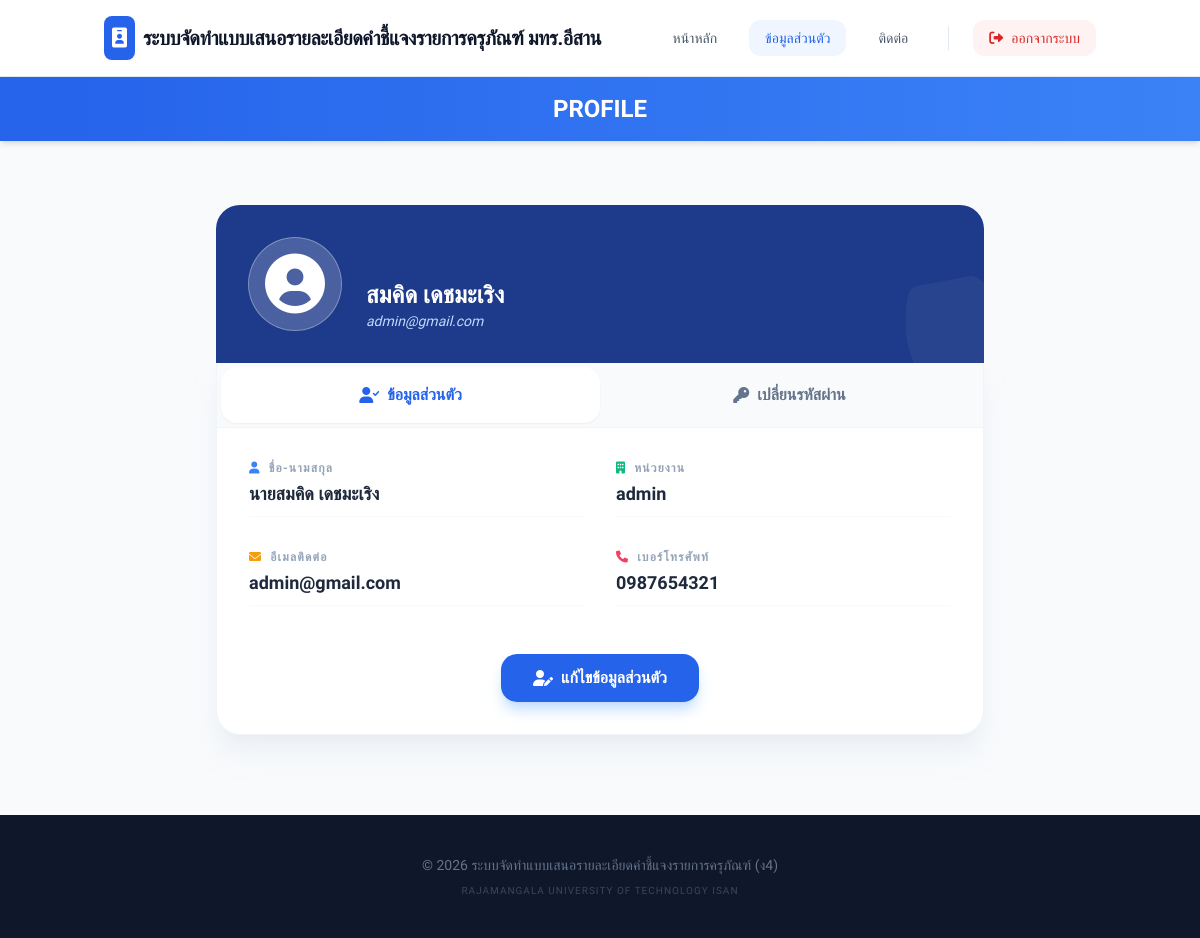
The app's page /profile.php (signed in) with its own data.
### tables this page shows
CREATE TABLE `users` (
  `user_id` int NOT NULL,
  `prename` varchar(50) NOT NULL,
  `firstname` varchar(100) NOT NULL,
  `lastname` varchar(100) NOT NULL,
  `agency` varchar(255) NOT NULL,
  `email` varchar(255) NOT NULL,
  `phone` varchar(20) NOT NULL,
  `password` varchar(255) NOT NULL,
  `role` varchar(255) NOT NULL,
  `approve` varchar(255) NOT NULL,
  `created_at` timestamp NULL DEFAULT CURRENT_TIMESTAMP,
  `is_active` tinyint(1) NOT NULL DEFAULT '1'
);

### src/profile.php (the view, shortened to what this page needs)
<?php
require_once 'config.php';
$user_id = $_SESSION['user_id'];
$sql = "SELECT prename, firstname, lastname, agency, phone, email FROM users WHERE user_id = ?";
$stmt = $conn->prepare($sql);
$stmt->bind_param("i", $user_id);
$stmt->execute();
$result = $stmt->get_result();
$user = $result->fetch_assoc();
?>
<!DOCTYPE html>
<html lang="th">
<head>
    <script src="https://cdn.tailwindcss.com"></script>
    <link rel="stylesheet" href="https://cdnjs.cloudflare.com/ajax/libs/font-awesome/6.0.0/css/all.min.css">
</head>
<body class="bg-slate-50 text-slate-800 antialiased">
    <header class="bg-white border-b border-slate-200 sticky top-0 z-50">
        <div class="container mx-auto px-4 py-4 flex flex-col md:flex-row justify-between items-center gap-4">
            <div class="flex items-center gap-2">
                <div class="bg-blue-600 p-2 rounded-lg text-white">
                    <i class="fas fa-id-badge text-xl"></i>
                </div>
                <h1 class="text-xl font-bold tracking-tight text-slate-900 uppercase">ระบบจัดทำแบบเสนอรายละเอียดคำชี้แจงรายการครุภัณฑ์ มทร.อีสาน</h1>
            </div>
            <nav class="flex items-center gap-1 md:gap-4 text-sm font-medium">
                <a href="user_dashboard.php" class="px-4 py-2 text-slate-600 hover:bg-slate-100 rounded-xl transition">หน้าหลัก</a>
                <a href="profile.php" class="px-4 py-2 text-blue-600 bg-blue-50 rounded-xl transition">ข้อมูลส่วนตัว</a>
                <a href="contact.php" class="px-4 py-2 text-slate-600 hover:bg-slate-100 rounded-xl transition">ติดต่อ</a>
                <a href="logout.php" class="px-4 py-2 bg-red-50 text-red-600 hover:bg-red-100 rounded-xl transition flex items-center gap-2">
                    <i class="fas fa-sign-out-alt"></i> ออกจากระบบ
                </a>
            </nav>
        </div>
    </header>
            <div class="bg-gradient-to-r from-blue-600 to-blue-500 text-white py-4 mb-6 shadow-md">
            <div class="container mx-auto px-10">
            <div class="flex items-center justify-center gap-3">
                <h1 class="text-2xl font-bold">PROFILE</h1>
            </div>
            </div>
        </div>
    <main class="container mx-auto px-4 py-10">
        <div class="max-w-3xl mx-auto">
            <div class="bg-blue-900 rounded-t-3xl p-8 text-white flex flex-col items-center md:flex-row md:items-end gap-6 relative overflow-hidden">
                <div class="z-10 bg-white/20 p-4 rounded-full backdrop-blur-md border border-white/30">
                    <i class="fas fa-user-circle text-6xl"></i>
                </div>
                <div class="z-10 text-center md:text-left">
                    <h2 class="text-2xl font-bold"><?= htmlspecialchars($user['firstname'] . " " . $user['lastname']); ?></h2>
                    <p class="text-blue-200 text-sm italic"><?= htmlspecialchars($user['email']); ?></p>
                </div>
                <i class="fas fa-shield-alt absolute -right-10 -bottom-10 text-9xl text-white/5 rotate-12"></i>
            </div>
            <div class="bg-white shadow-xl shadow-slate-200/50 rounded-b-3xl overflow-hidden border border-slate-100 border-t-0">
                <div class="flex bg-slate-50 border-b border-slate-100 p-1">
                    <button class="tab-button flex-1 py-4 flex items-center justify-center gap-2 rounded-2xl font-bold transition-all text-blue-600 bg-white shadow-sm" data-tab="profile">
                        <i class="fas fa-user-check"></i> ข้อมูลส่วนตัว
                    </button>
                    <button class="tab-button flex-1 py-4 flex items-center justify-center gap-2 rounded-2xl font-bold transition-all text-slate-500 hover:bg-white/50" data-tab="password">
                        <i class="fas fa-key"></i> เปลี่ยนรหัสผ่าน
                    </button>
                </div>
                <div class="p-8">
                    <div class="tab-content animate-in fade-in duration-300" id="profile">
                        <?php if ($user): ?>
                        <div class="grid grid-cols-1 md:grid-cols-2 gap-8">
                            <div class="space-y-1">
                                <p class="text-xs font-bold text-slate-400 uppercase tracking-widest flex items-center gap-2">
                                    <i class="fas fa-user text-blue-500"></i> ชื่อ-นามสกุล
                                </p>
                                <p class="text-lg font-semibold text-slate-800 border-b border-slate-50 pb-2">
                                    <?= htmlspecialchars($user['prename'] . $user['firstname'] . " " . $user['lastname']); ?>
                                </p>
                            </div>
                            <div class="space-y-1">
                                <p class="text-xs font-bold text-slate-400 uppercase tracking-widest flex items-center gap-2">
                                    <i class="fas fa-building text-emerald-500"></i> หน่วยงาน
                                </p>
                                <p class="text-lg font-semibold text-slate-800 border-b border-slate-50 pb-2">
                                    <?= htmlspecialchars($user['agency']); ?>
                                </p>
                            </div>
                            <div class="space-y-1">
                                <p class="text-xs font-bold text-slate-400 uppercase tracking-widest flex items-center gap-2">
                                    <i class="fas fa-envelope text-amber-500"></i> อีเมลติดต่อ
                                </p>
                                <p class="text-lg font-semibold text-slate-800 border-b border-slate-50 pb-2">
                                    <?= htmlspecialchars($user['email']); ?>
                                </p>
                            </div>
                            <div class="space-y-1">
                                <p class="text-xs font-bold text-slate-400 uppercase tracking-widest flex items-center gap-2">
                                    <i class="fas fa-phone text-rose-500"></i> เบอร์โทรศัพท์
                                </p>
                                <p class="text-lg font-semibold text-slate-800 border-b border-slate-50 pb-2">
                                    <?= htmlspecialchars($user['phone']); ?>
                                </p>
                            </div>
                        </div>
                        <div class="mt-12 flex justify-center">
                            <a href="edit_profile_form.php" class="px-8 py-3 bg-blue-600 text-white rounded-2xl hover:bg-blue-700 shadow-lg shadow-blue-200 transition font-bold flex items-center gap-2">
                                <i class="fas fa-user-edit"></i> แก้ไขข้อมูลส่วนตัว
                            </a>
                        </div>
                        <?php endif; ?>
                    </div>
                </div>
            </div>
        </div>
    </main>
    <footer class="bg-slate-900 text-slate-500 py-10 mt-10">
        <div class="container mx-auto px-4 text-center">
            <p class="text-sm">© <?= date("Y") ?> ระบบจัดทำแบบเสนอรายละเอียดคำชี้แจงรายการครุภัณฑ์ (ง4)</p>
            <p class="text-[10px] mt-2 uppercase tracking-widest opacity-50">Rajamangala University of Technology Isan</p>
        </div>
    </footer>
</body>
</html>

### src/profile.php (style rules this page uses)
body { font-family: 'Sarabun', sans-serif; }

### records on screen
users: firstname+lastname "สมคิด เดชมะเริง", email "admin@gmail.com", prename+firstname+lastname "นายสมคิด เดชมะเริง", agency "admin", phone "0987654321"
